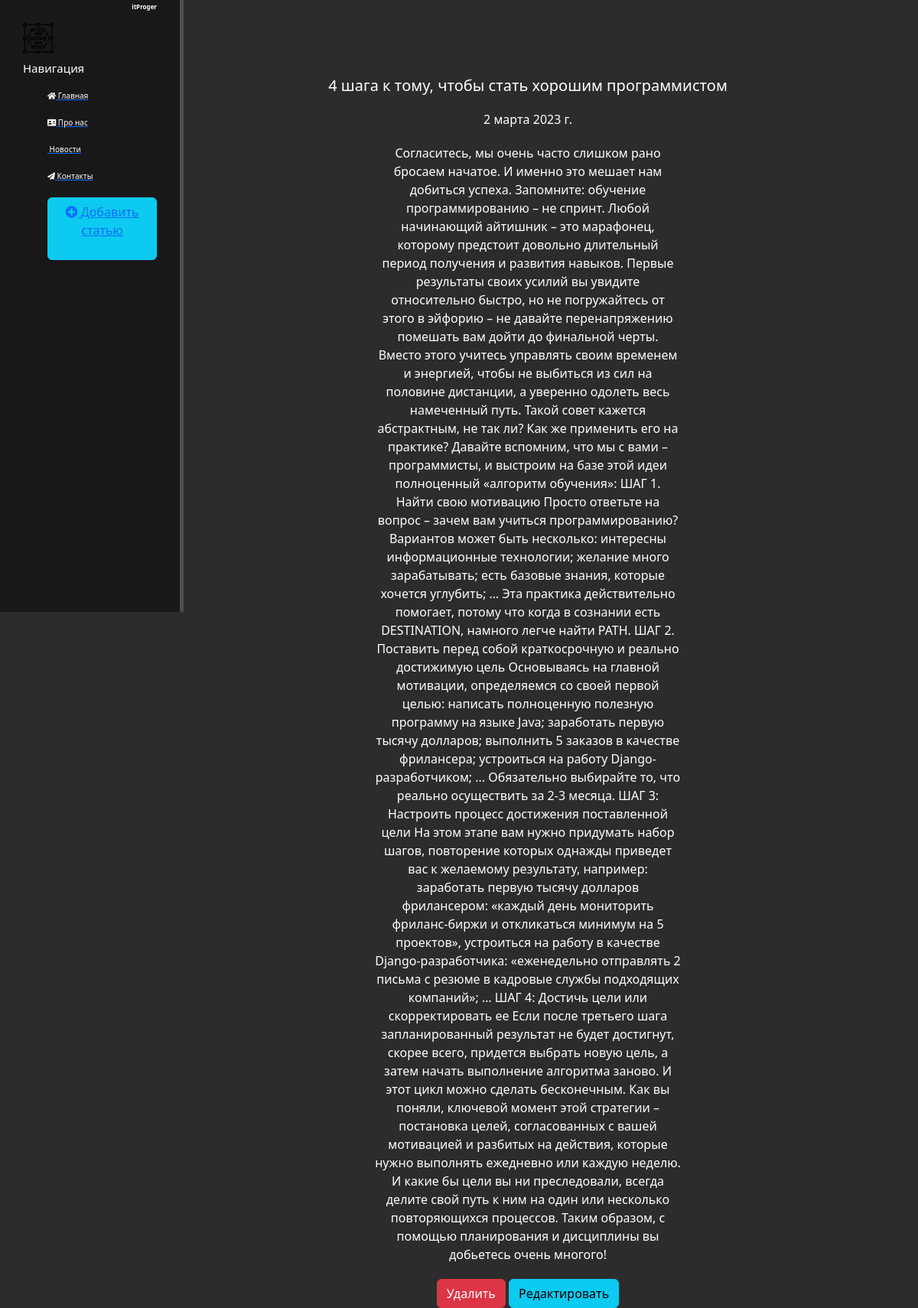
Screenshot of /news/3 with the database file from the repository.
### news/models.py (models this page shows, shortened)
class Articles(models.Model):
    title = models.CharField('Название', max_length=50)
    anons = models.CharField('Анонс', max_length=250)
    full_text = models.TextField('Статья')
    date = models.DateField('Дата публикации')
    class Meta:
        verbose_name = 'Новость'
        verbose_name_plural = 'Новости'

### news/views.py (the view)
# urls.py: path('<int:pk>', views.NewsDetailView.as_view(), name='news-detail'),
class NewsDetailView(DetailView):
    model = Articles
    template_name = 'news/details_view.html'
    context_object_name = 'article'

### news/templates/news/details_view.html (shortened to what this page needs)
{% extends 'main/layout.html' %}
{% block content %}
    <div class="features">
        <h1>{{ article.title }}</h1>
        <p>{{ article.date }}</p>
        <p>{{ article.full_text }}</p>
        <a href="{% url 'news-delete' article.id %}" class="btn btn-danger">Удалить</a>
        <a href="{% url 'news-update' article.id %}" class="btn btn-info">Редактировать</a>
    </div>
{% endblock %}

### main/static/main/css/main.css (style rules this page uses)
body { background: #2c2c2c; }
main .features { float: left; color: #fff; margin-top: 100px; text-align: center; width: 75%; }
main .features h1 { font-size: 20px; }
main .features p { max-width: 400px; margin: 20px auto; }

### rows the page displays
Articles: title "4 шага к тому, чтобы стать хорошим программистом", date "2 марта 2023 г.", full_text "Согласитесь, мы очень часто слишком рано бросаем начатое. И именно это мешает нам добиться успеха. Запомните: обучение программированию – не спринт. Любой начинающий айтишник – это марафонец, которому предстоит довольно длительный период получения и развития навыков. Первые результаты своих усилий вы увидите относительно быстро, но не погружайтесь от этого в эйфорию – не давайте перенапряжению помешать вам дойти до финальной черты. Вместо этого учитесь управлять своим временем и энергией, чтобы не выбиться из сил на половине дистанции, а уверенно одолеть весь намеченный путь. Такой совет кажется абстрактным, не так ли? Как же применить его на практике? Давайте вспомним, что мы с вами –…"
